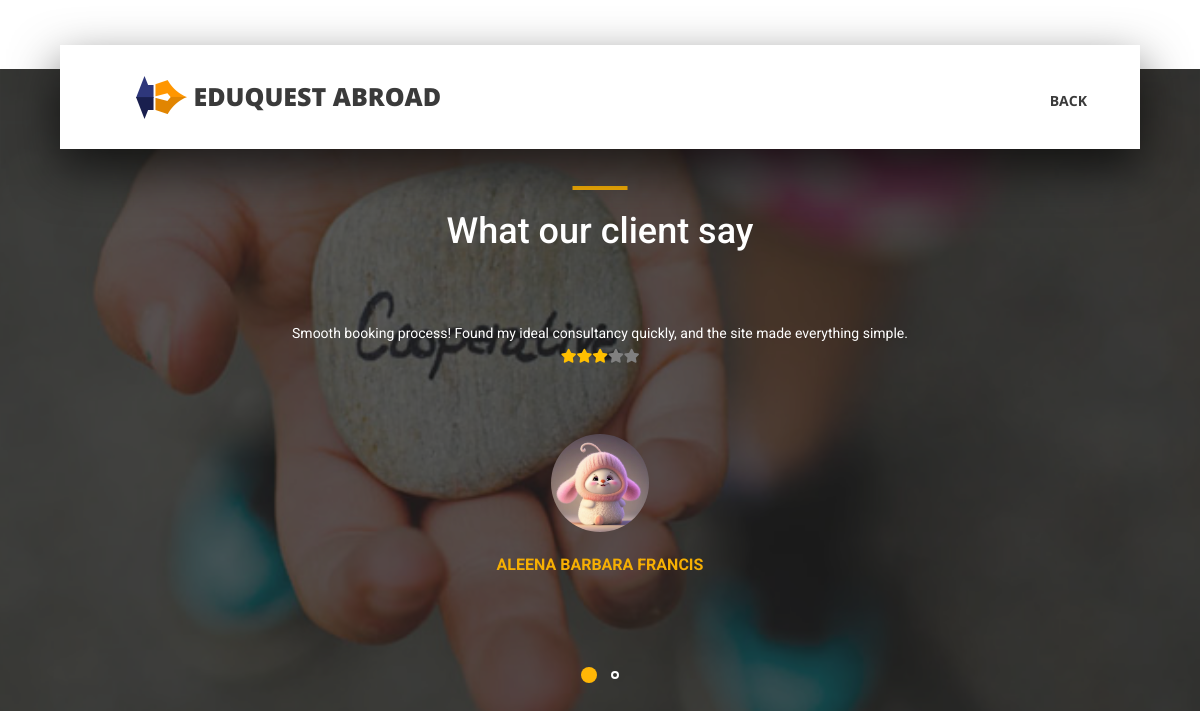
The app's page /ADMIN/c_review.php?id=6 with its own data.
### tables this page shows
CREATE TABLE IF NOT EXISTS `review` (
  `review_id` int(100) NOT NULL AUTO_INCREMENT,
  `book_id` int(100) DEFAULT NULL,
  `review` varchar(250) DEFAULT NULL,
  `star` varchar(250) DEFAULT NULL,
  PRIMARY KEY (`review_id`)
);

CREATE TABLE IF NOT EXISTS `user_acc` (
  `user_id` int(100) NOT NULL AUTO_INCREMENT,
  `user_name` varchar(250) DEFAULT NULL,
  `image` varchar(200) DEFAULT NULL,
  `email` varchar(200) DEFAULT NULL,
  `DOB` date DEFAULT NULL,
  `gender` varchar(100) DEFAULT NULL,
  `Phone_no` varchar(200) DEFAULT NULL,
  `password` varchar(200) DEFAULT NULL,
  PRIMARY KEY (`user_id`)
);

### ADMIN/c_review.php (the view, shortened to what this page needs)
<!DOCTYPE html>
<html lang="en">
<head>
<link rel="stylesheet" type="text/css" href="styles/bootstrap4/bootstrap.min.css">
<link href="plugins/fontawesome-free-5.0.1/css/fontawesome-all.css" rel="stylesheet" type="text/css">
<link rel="stylesheet" type="text/css" href="plugins/OwlCarousel2-2.2.1/owl.carousel.css">
<link rel="stylesheet" type="text/css" href="plugins/OwlCarousel2-2.2.1/owl.theme.default.css">
<link rel="stylesheet" type="text/css" href="plugins/OwlCarousel2-2.2.1/animate.css">
<link rel="stylesheet" type="text/css" href="styles/main_styles.css">
<link rel="stylesheet" type="text/css" href="styles/responsive.css">
</head>
<body>
<div class="super_container">
	<header class="header d-flex flex-row">
		<div class="header_content d-flex flex-row align-items-center">
			<div class="logo_container">
				<div class="logo">
					<img src="images/logo.png" alt="">
					<span style="font-size:25px;">EduQuest Abroad</span>
				</div>
			</div>
			<nav class="main_nav_container">
				<div class="main_nav">
					<ul class="main_nav_list">
						<li class="main_nav_item"><a href="book.php">back</a></li>
					</ul>
				</div>
			</nav>
		</div>
	</header>
		<div class="container">
		</div>
	</div>
	<div class="testimonials page_section">
		<div class="testimonials_background_container prlx_parent">
		</div>
		<div class="container">
			<div class="row">
				<div class="col">
					<div class="section_title text-center">
						<h1>What our client say</h1>
					</div>
				</div>
			</div>
			<div class="row">
				<div class="col-lg-10 offset-lg-1">
					<div class="testimonials_slider_container">
						<div class="owl-carousel owl-theme testimonials_slider">
							<?php
								include '../connection.php';
								$id=$_GET['id'];
								$qry = "SELECT review . * , booking . * , user_acc . *
                                    FROM review, booking, user_acc
                                    WHERE booking.book_id = review.book_id
                                    AND booking.user_id = user_acc.user_id
                                    AND user_acc.user_id = booking.user_id
                                    AND review.book_id ='$id'";
								$out=mysqli_query($conn,$qry);
								if(mysqli_num_rows($out)>0){
									while($data=mysqli_fetch_array($out)){
							?>
							<div class="owl-item">
								<div class="testimonials_item text-center">
									<p class="testimonials_text"><?php echo $data['review'];?></p>
									<?php
											$rating = $data['star'];
										?>
								<div class="d-flex justify-content-center">
								<div class="d-flex justify-content-center">
									<?php for ($i = 1; $i <= 5; $i++): ?>
										<i class="fas fa-star" style="color: <?php echo $i <= $rating ? '#FFBF00' : 'gray'; ?>;"></i>
									<?php endfor; ?><br><br>
								</div>
								</div>
									<div class="testimonial_user">
										<div class="testimonial_image mx-auto">
											<img src="../static/images/<?php echo $data['image'];?>" alt="">
										</div>
										<div class="testimonial_name"><?php echo $data['user_name'];?></div>
									</div>
								</div>
							</div>
							<?php
								}}
							?>
						</div>
					</div>
				</div>
			</div>
		</div>
	</div>
</body>
</html>

### ADMIN/styles/main_styles.css (style rules this page uses)
* { margin: 0; padding: 0; -webkit-font-smoothing: antialiased; -webkit-text-shadow: rgba(0,0,0,.01) 0 0 1px; text-shadow: rgba(0,0,0,.01) 0 0 1px; }
body { font-family: 'Roboto', sans-serif; font-size: 14px; font-weight: 400; background: #FFFFFF; color: #a5a5a5; }
div { display: block; position: relative; -webkit-box-sizing: border-box; -moz-box-sizing: border-box; box-sizing: border-box; }
ul { list-style: none; margin-bottom: 0px; }
p { font-family: 'Roboto', sans-serif; font-size: 14px; line-height: 2.29; font-weight: 400; color: #a5a5a5; -webkit-font-smoothing: antialiased; -webkit-text-shadow: rgba(0,0,0,.01) 0 0 1px; text-shadow: rgba(0,0,0,.01) 0 0 1px; }
a, a:hover, a:visited, a:active, a:link { text-decoration: none; -webkit-font-smoothing: antialiased; -webkit-text-shadow: rgba(0,0,0,.01) 0 0 1px; text-shadow: rgba(0,0,0,.01) 0 0 1px; }
h1 { font-size: 36px; }
h1, h2, h3, h4, h5, h6 { font-family: 'Roboto', sans-serif; -webkit-font-smoothing: antialiased; -webkit-text-shadow: rgba(0,0,0,.01) 0 0 1px; text-shadow: rgba(0,0,0,.01) 0 0 1px; }
.super_container { width: 100%; overflow: hidden; }
.prlx_parent { overflow: hidden; }
.header { position: fixed; top: 45px; left: 50%; -webkit-transform: translateX(-50%); -moz-transform: translateX(-50%); -ms-transform: translateX(-50%); -o-transform: translateX(-50%); transform: translateX(-50%); width: 1318px; height: 104px; background: #FFFFFF; z-index: 10; -webkit-transition: all 200ms ease; -moz-transition: all 200ms ease; -ms-transition: all 200ms ease; -o-transition: all 200ms ease; transition: all 200ms ease; }
.header_content { width: calc(100% - 279px); height: 100%; }
.header_content::before { display: block; position: absolute; top: 0; left: 0; width: 100%; height: 100%; content: ''; box-shadow: 0px 20px 49px rgba(0,0,0,0.67); z-index: -1; }
.logo_container { display: inline-block; padding-left: 76px; }
.logo span { font-family: 'Open Sans', sans-serif; font-size: 30px; font-weight: 900; color: #3a3a3a; vertical-align: middle; text-transform: uppercase; margin-left: 3px; }
.main_nav_container { display: inline-block; margin-left: auto; padding-right: 93px; }
.main_nav { margin-top: 7px; }
.main_nav_item { display: inline-block; margin-right: 40px; }
.main_nav_item:last-child { margin-right: 0px; }
.main_nav_item a { font-family: 'Open Sans', sans-serif; font-size: 14px; text-transform: uppercase; font-weight: 700; color: #3a3a3a; -webkit-transition: all 200ms ease; -moz-transition: all 200ms ease; -ms-transition: all 200ms ease; -o-transition: all 200ms ease; transition: all 200ms ease; }
.page_section { padding-top: 117px; padding-bottom: 117px; }
.section_title h1 { display: block; color: #1a1a1a; font-weight: 500; padding-top: 24px; }
.section_title h1::before { display: block; position: absolute; top: 0; left: 50%; -webkit-transform: translateX(-50%); -moz-transform: translateX(-50%); -ms-transform: translateX(-50%); -o-transform: translateX(-50%); transform: translateX(-50%); width: 55px; height: 4px; content: ''; background: #ffb606; }
.testimonials { width: 100%; background: #1a1a1a; }
.testimonials_background_container { position: absolute; top: 0; left: 0; width: 100%; height: 100%; }
.testimonials .section_title h1 { color: #FFFFFF; }
.testimonials_slider_container { padding-left: 30px; padding-right: 30px; margin-top: 56px; }
.testimonials_item { width: 100%; padding-bottom: 75px; }
.testimonials_text { color: #FFFFFF; margin-bottom: 0px; }
.testimonial_user { margin-top: 43px; }
.testimonial_image { width: 98px; height: 98px; border-radius: 50%; overflow: hidden; }
.testimonial_image img { width: 100%; height: auto; }
.testimonial_name { font-size: 16px; font-weight: 700; text-transform: uppercase; color: #f6af03; margin-top: 21px; }

### ADMIN/styles/responsive.css (style rules this page uses)
@media only screen and (max-width: 1380px) { .header { width: 1200px; } }
@media only screen and (max-width: 1380px) { .header_content { width: calc(100% - 219px); } }
@media only screen and (max-width: 1380px) { .main_nav_container { padding-right: 63px; } }
@media only screen and (max-width: 1280px) { .header { width: 90%; } }
@media only screen and (max-width: 1280px) { .header_content { width: 100%; } }
@media only screen and (max-width: 1280px) { .main_nav_container { padding-right: 53px; } }

### records on screen
review: review "Smooth booking process! Found my ideal consultancy quickly, and the site made everything simple.", star "3" (drawn), user_acc.image (placeholder picture), user_acc.user_name "ALEENA BARBARA FRANCIS"
